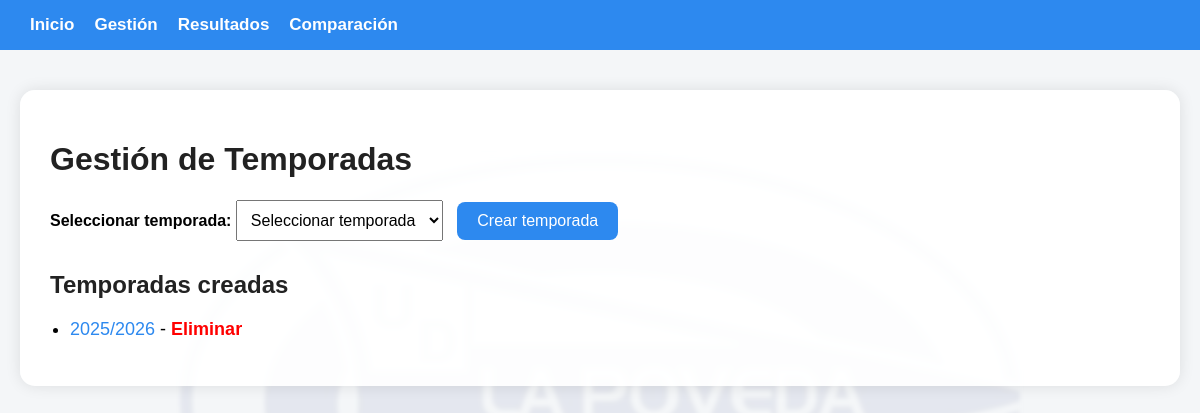
Page /gestion on the earlier database version.
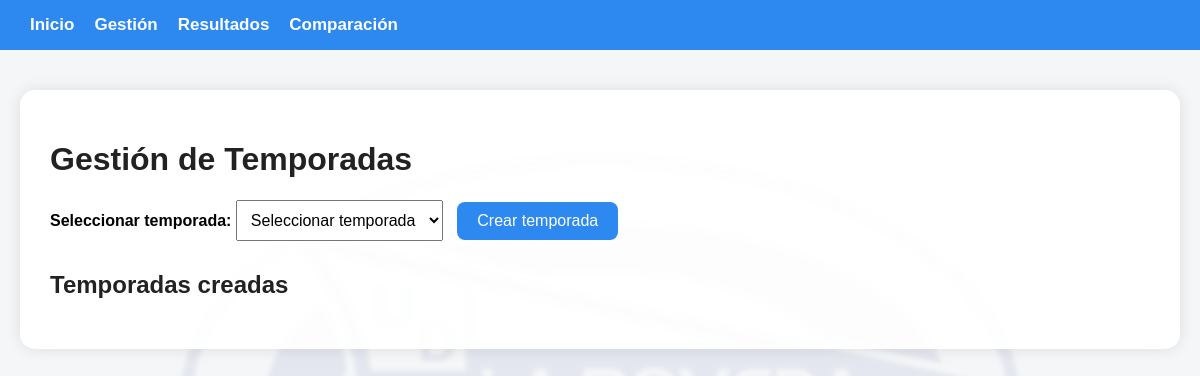
Same page on the later database version.
### tables this page shows
CREATE TABLE temporadas (
        id INTEGER PRIMARY KEY AUTOINCREMENT,
        nombre TEXT UNIQUE
    );

### webapp/app.py (the view)
@app.route("/gestion", methods=["GET", "POST"])
def gestion():
    if request.method == "POST":
        nombre = request.form["nombre_temporada"].strip()
        if nombre and not temporada_existe(nombre):
            temporada_id = insertar_temporada(nombre)
            importar_excel_base(temporada_id)
            return redirect(url_for("ver_temporada", temporada_id=temporada_id))
    temporadas = obtener_temporadas()
    return render_template(
        "gestion.html",
        temporadas=temporadas,
        temporadas_disponibles=generar_temporadas_disponibles()
    )

### webapp/app.py (called while the page is built)
def generar_temporadas_disponibles():
    inicio = 2025
    temporadas = []
    for i in range(5):
        año_inicio = inicio + i
        año_fin = año_inicio + 1
        temporadas.append(f"{año_inicio}/{año_fin}")
    return temporadas

### webapp/db.py (called while the page is built)
def conectar():
    return sqlite3.connect(DB_PATH)

def obtener_temporadas():
    conn = conectar()
    cursor = conn.cursor()
    cursor.execute("SELECT id, nombre FROM temporadas ORDER BY nombre")
    datos = cursor.fetchall()
    conn.close()
    return datos

### webapp/templates/gestion.html (shortened to what this page needs)
{% extends "base.html" %}
{% block content %}
    <h1>Gestión de Temporadas</h1>
    <form method="POST">
        <label for="nombre_temporada"><strong>Seleccionar temporada:</strong></label>
        <select name="nombre_temporada" required>
            <option value="">Seleccionar temporada</option>
        </select>
        <button type="submit">Crear temporada</button>
    </form>
    <h2>Temporadas creadas</h2>
    <ul>
        {% for temporada in temporadas %}
            <li>
                <a href="/temporada/{{ temporada[0] }}">{{ temporada[1] }}</a>
                -
                <a href="/eliminar_temporada/{{ temporada[0] }}"
                   onclick="return confirm('¿Eliminar temporada completa?')"
                   style="color:red; font-weight:bold;">
                   Eliminar
                </a>
            </li>
        {% endfor %}
    </ul>
{% endblock %}

### webapp/templates/base.html (shortened to what this page needs)
<!DOCTYPE html>
<html lang="es">
<head>
</head>
<body>
    <div class="navbar">
        <a href="/">Inicio</a>
        <a href="/gestion">Gestión</a>
        <a href="/resultados">Resultados</a>
        <a href="/comparacion">Comparación</a>
    </div>
    <div class="container">
        {% block content %}{% endblock %}
    </div>
</body>
</html>

### webapp/templates/base.html (style rules this page uses)
body { font-family: Arial, sans-serif; background-color: #f4f6f8; margin: 0; padding: 0; position: relative; min-height: 100vh; overflow-x: hidden; }
body::before { content: ""; position: fixed; top: 50%; left: 50%; width: 70%; height: 70%; transform: translate(-50%, -50%); background: url("/static/escudo.jpg") no-repeat center center; background-size: contain; opacity: 0.08; z-index: -1; pointer-events: none; filter: blur(2px); }
.navbar { background-color: #2d89ef; padding: 15px 30px; display: flex; gap: 20px; }
.navbar a { color: white; text-decoration: none; font-weight: bold; font-size: 17px; }
.container { max-width: 1100px; margin: 40px auto; background: rgba(255, 255, 255, 0.92); padding: 30px; border-radius: 15px; box-shadow: 0 0 15px rgba(0,0,0,0.1); position: relative; z-index: 1; }
h1, h2 { color: #222; }
input[type="text"], input[type="date"], input[type="number"], select { padding: 10px; font-size: 16px; margin-right: 10px; margin-bottom: 10px; }
button, .btn { display: inline-block; padding: 10px 20px; font-size: 16px; background-color: #2d89ef; color: white; border: none; border-radius: 8px; cursor: pointer; text-decoration: none; }
a { text-decoration: none; color: #2d89ef; }

Differences in the rows shown:
removed temporadas: nombre "2025/2026"
